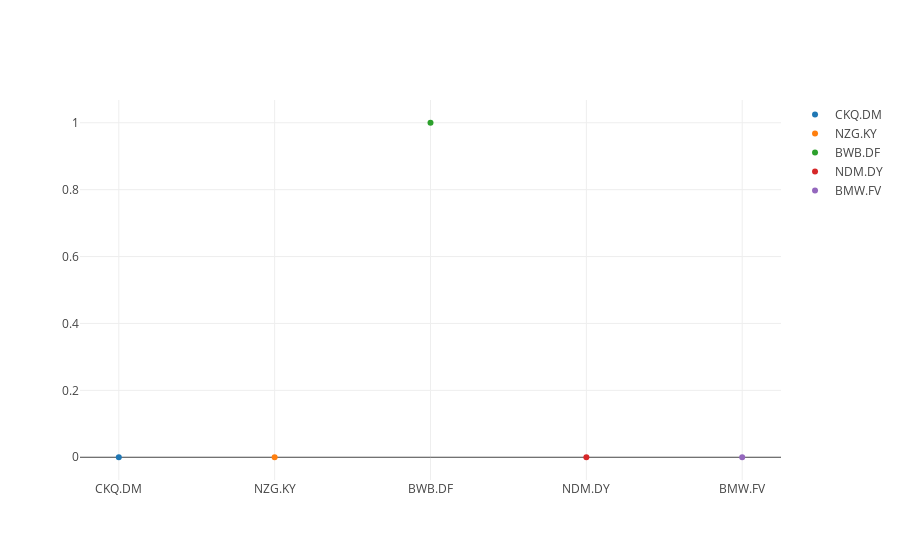

Notebook source saved alongside this figure:
### Code cell
import plotly.offline as off

off.init_notebook_mode(connected=True)

subject = df.columns.values
score = classify.feature_importances_

data = [dict(
  type = 'scatter',
  x = subject,
  y = score,
  mode = 'markers',
  transforms = [dict(
    type = 'groupby',
    groups = subject,
    styles = [
        dict(target = 'subject', value = dict(marker = dict(color = 'blue'))),
        dict(target = 'subject', value = dict(marker = dict(color = 'red'))),
        dict(target = 'subject', value = dict(marker = dict(color = 'black')))
    ]
  )]
)]

off.iplot({'data': data}, validate=False)

### Figure 1 — Plotly figure (JSON) as saved in the notebook; plotly's stock layout.template omitted (floating-point values rounded to 4 significant figures)
{"data": [{"mode": "markers", "transforms": [{"groups": ["CKQ.DM", "NZG.KY", "BWB.DF", "NDM.DY", "BMW.FV"], "styles": [{"target": "subject", "value": {"marker": {"color": "blue"}}}, {"target": "subject", "value": {"marker": {"color": "red"}}}, {"target": "subject", "value": {"marker": {"color": "black"}}}], "type": "groupby"}], "type": "scatter", "x": ["CKQ.DM", "NZG.KY", "BWB.DF", "NDM.DY", "BMW.FV"], "y": [0, 0, 1, 0, 0, 0, 0, 0, 0, 0, 0, 0, 0, 0, 0, 0, 0, 0, 0, 0, 0, 0, 0, 0, 0, 0, 0, 0, 0, 0, 0, 0, 0, 0, 0, 0, 0, 0, 0, 0, 0, 0, 0, 0, 0, 0, 0, 0, 0, 0, 0, 0, 0, 0, 0, 0, 0, 0, 0, 0, 0, 0, 0, 0, 0]}], "layout": {}}
